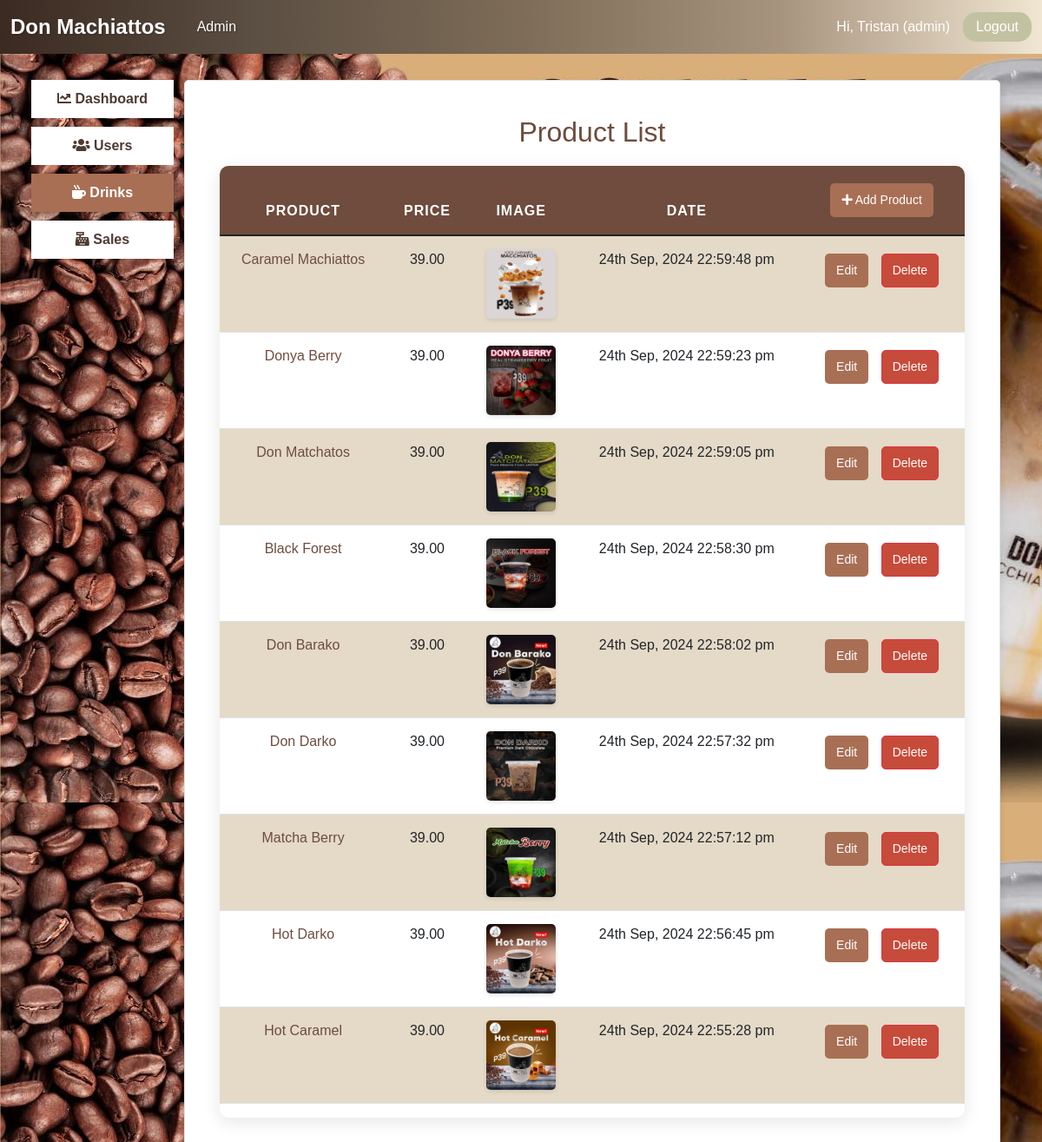
The page /index.php?page_name=admin&tab=products (signed in) on the database its author committed.
### tables this page shows
CREATE TABLE `drinks` (
  `id` int(11) NOT NULL,
  `description` varchar(50) NOT NULL,
  `qty` int(11) NOT NULL DEFAULT 1,
  `amount` decimal(10,2) NOT NULL DEFAULT 0.00,
  `image` varchar(500) NOT NULL,
  `user_id` varchar(60) NOT NULL,
  `date` datetime NOT NULL,
  `views` int(11) NOT NULL DEFAULT 0,
  `status` varchar(20) DEFAULT 'active'
);

### app/core/init.php (called while the page is built, shortened)
<?php
require "../app/core/functions.php";
require "../app/core/database.php";
function my_function($classname)
{
    $filename = "../app/models/" .ucfirst($classname) . ".php";
}

### app/models/Auth.php (called while the page is built, shortened)
<?php
class Auth
{
    public static function get($column)
    {
        if(!empty($_SESSION['USER'][$column])){
            return $_SESSION['USER'][$column];
        }
        return "Unknown";
    }
    public static function logged_in()
    {
        if(!empty($_SESSION['USER'])){
            $db = new Database();
            if($db->query("select * from users where email = :email limit 1",['email'=>$_SESSION['USER']['email']]))
            {
                return true;
            }
        }
        return false;
    }
    public static function access($role)
    {
        $access['admin']        = ['admin'];
        $access['supervisor']   = ['admin','supervisor'];
        $access['cashier']      = ['admin','supervisor','cashier'];
        $myrole =self::get('role');
        if(in_array($myrole, $access[$role]))
        {
            return true;
        }
        return false;
    }
}

### app/core/functions.php (called while the page is built, shortened)
<?php
function esc($str){
    return htmlspecialchars($str);
}
function auth($column)
{
    if(!empty($_SESSION['USER'][$column])){
        return $_SESSION['USER'][$column];
    }
    return "Unknown";
}
function crop($filename,$size = 400,$type = 'product')
{
    $ext = strtolower(pathinfo($filename,PATHINFO_EXTENSION));
    $cropped_file = preg_replace("/\.$ext$/", "_cropped.".$ext, $filename);
    if(file_exists($cropped_file))
    {
        return $cropped_file;
    }
    return $cropped_file;
}

### app/core/database.php (called while the page is built)
<?php
class Database
{
    private function db_connect(){
        $DBHOST = "localhost";
        $DBNAME = "don_mac";
        $DBUSER = "root";
        $DBPASS = "";
        $DBDRIVER = "mysql";
        try{
            $con = new PDO("$DBDRIVER:host=$DBHOST;dbname=$DBNAME",$DBUSER,$DBPASS);
        }catch(PDOException $e){
            echo $e->getMessage();
        }
        return $con;
    }
    public function query($query,$data = array()){
        $con = $this->db_connect();
        $smt = $con->prepare($query);
        $check = $smt->execute($data);
        if ($check)
        {
            $result = $smt->fetchAll(PDO::FETCH_ASSOC);
            if(is_array($result) && count($result) > 0){
                return $result;
            }
        }
        return false;
    }
}

### app/views/admin/products.view.php (the view, shortened to what this page needs)
<div class="container mt-4">
    <div class="row">
        <div class="col-md-12">
            <h2 class="text-center" style="color: #6f4c3e;">Product List</h2>
            <div class="table-responsive">
                <table class="table table-striped">
                    <thead>
                        <tr>
                            <th>Product</th>
                            <th>Price</th>
                            <th>Image</th>
                            <th>Date</th>
                            <th>
                                <a href="index.php?page_name=drinks-new">
                                    <button class="btn btn1 btn-sm"><i class="fa fa-plus"></i> Add Product</button>
                                </a>
                            </th>
                        </tr>
                    </thead>
                    <tbody>
                        <?php if (!empty($products)): ?>
                            <?php foreach ($products as $product): ?>
                                <tr>
                                    <td>
                                        <a href="index.php?page_name=product-single&id=<?=$product['id']?>" style="color: #6f4c3e; text-decoration: none;">
                                            <?=esc($product['description'])?>
                                        </a>
                                    </td>
                                    <td><?=esc($product['amount'])?></td>
                                    <td>
                                        <img src="<?=crop($product['image'])?>" class="product-image" alt="<?=esc($product['description'])?>">
                                    </td>
                                    <td><?=date("jS M, Y H:i:s a", strtotime($product['date']))?></td>
                                    <td>
                                        <a href="index.php?page_name=drinks-edit&id=<?=$product['id']?>">
                                            <button class="btn btn1 btn-sm">Edit</button>
                                        </a>
                                        <a href="index.php?page_name=drinks-delete&id=<?=$product['id']?>">
                                            <button class="btn btn-danger btn-sm">Delete</button>
                                        </a>
                                    </td>
                                </tr>
                            <?php endforeach; ?>
                        <?php else: ?>
                            <tr>
                                <td colspan="6" class="no-products">No products found.</td>
                            </tr>
                        <?php endif; ?>
                    </tbody>
                </table>
            </div>
        </div>
    </div>
</div>

### public/index.php (shortened to what this page needs)
<?php
require "../app/core/init.php";
$controller = $_GET['page_name'] ?? "home";
$controller = strtolower($controller);
if(file_exists("../app/controllers/".$controller . ".php"))
{
    require "../app/controllers/".$controller . ".php";
}else{
    echo "controller not found";
}
?>

### app/controllers/admin.php (shortened to what this page needs)
<?php
$tab = $_GET['tab'] ?? 'dashboard';
if($tab == "products")
{
    $productClass = new Product();
    $products = $productClass->query("select * from drinks order by id desc");
}
if(Auth::access('supervisor')){
    require views_path('admin/admin');
}else{
    Auth::setMessage("You don't have access to the admin page");
    require views_path('auth/denied');
}

### app/views/partials/header.view.php (shortened to what this page needs)
<!DOCTYPE html>
<html lang="en">
<head>
    <link rel="stylesheet" type="text/css" href="assests/css/bootstrap.min.css">
    <link rel="stylesheet" type="text/css" href="assests/css/all.min.css">
    <link rel="stylesheet" type="text/css" href="assests/css/main.css">
</head>
<body>
    <?php
        $no_nav[] = "login";
    ?>
    <?php if(!in_array($controller, $no_nav)):?>
        <?php require views_path('partials/nav');?>
    <?php endif;?>
    <div class="container-fluid" style="min-width: 350px;">

### app/views/partials/nav.view.php (shortened to what this page needs)
<nav class="navbar navbar-expand-lg" style="background: linear-gradient(to right, #3b2a21, #5c4f43, #7d6c57, #a8947e, #f0e6d2); min-width: 350px;">
    <div class="container-fluid">
        <a class="navbar-brand" href="index.php?page_name=home" style="font-weight: bold; font-size: 1.5rem; color: #ffffff; text-shadow: 1px 1px 2px rgba(0, 0, 0, 0.2);"><?= esc(APP_NAME) ?></a>
        <div class="collapse navbar-collapse" id="navbarContent" style="flex-grow: 1; justify-content: space-between;">
            <ul class="navbar-nav me-auto">
                <?php if(Auth::access('supervisor')): ?>
                    <li class="nav-item">
                        <a class="nav-link" href="index.php?page_name=admin" style="color: #ffffff; font-weight: 500; padding-left: 20px; padding-right: 20px; text-shadow: 1px 1px 2px rgba(0, 0, 0, 0.3);">Admin</a>
                    </li>
                <?php endif; ?>
            </ul>
            <?php if(Auth::logged_in()): ?>
                <ul class="navbar-nav ms-auto">
                    <li class="nav-item" style="color: #ffffff; padding-right: 15px;margin-top: 5px;">
                        Hi, <?= auth('username') ?> (<?= Auth::get('role') ?>)
                    </li>
                    <li class="nav-item">
                        <a class="nav-link" href="index.php?page_name=logout" style="color: #ffffff; background-color: #c2c2a3; border-radius: 15px; padding: 5px 15px; text-shadow: none; transition: background-color 0.3s ease-in-out;">Logout</a>
                    </li>
                </ul>
            <?php endif; ?>
        </div>
    </div>
</nav>

### app/views/admin/admin.view.php (shortened to what this page needs)
<?php require views_path('partials/header'); ?>
<div class="dashboard">
    <div class="container-fluid row">
        <div class="col-12 col-sm-4 col-md-3 col-lg-2">
            <ul class="list-group">
                <a href="index.php?page_name=admin&tab=dashboard">
                    <li class="list-group-item <?=!$tab || $tab == 'dashboard'?'active':''?>">
                        <i class="fa fa-chart-line"></i> Dashboard
                    </li>
                </a>
                <a href="index.php?page_name=admin&tab=users">
                    <li class="list-group-item <?=$tab=='users'?'active':''?>">
                        <i class="fa fa-users"></i> Users
                    </li>
                </a>
                <a href="index.php?page_name=admin&tab=products">
                    <li class="list-group-item <?=$tab=='products'?'active':''?>">
                        <i class="fa fa-mug-hot"></i> Drinks
                    </li>
                </a>
                <a href="index.php?page_name=admin&tab=sales">
                    <li class="list-group-item <?=$tab=='sales'?'active':''?>">
                        <i class="fa fa-cash-register"></i> Sales
                    </li>
                </a>
            </ul>
        </div>
        <div class="border col p-3 content">
            <?php
                switch ($tab) {
                    case 'products':
                        require views_path('admin/products');
                        break;
                }
            ?>
        </div>
    </div>
</div>
<?php require views_path('partials/footer'); ?>

### app/views/partials/footer.view.php (shortened to what this page needs)
    </div>
</body>
</html>

### public/assests/css/main.css (style rules this page uses)
body a { text-decoration: none; }

### app/views/partials/header.view.php (style rules this page uses)
body { background-color: #f9f5f1; font-family: 'Arial', sans-serif; }

### app/views/admin/admin.view.php (style rules this page uses)
body { background-image: url("assests/images/background.jpg"); font-family: 'Arial', sans-serif; }
.dashboard { margin-top: 30px; }
.list-group-item { background-color: #ffffff; color: #4e3b32; transition: background-color 0.3s, box-shadow 0.3s; border: none; margin-bottom: 10px; padding: 10px 20px; border-radius: 30px; text-align: center; font-weight: bold; cursor: pointer; }
.list-group-item.active { background-color: #a86f55; color: white; box-shadow: 0 4px 8px rgba(0, 0, 0, 0.2); }
.content { border: 1px solid #ccc; border-radius: 5px; padding: 20px; background-color: #ffffff; box-shadow: 0 4px 8px rgba(0, 0, 0, 0.1); }

### app/views/admin/products.view.php (style rules this page uses)
body { font-family: 'Arial', sans-serif; background-color: #f9f5f1; color: #4e3b32; }
.table-responsive { margin: 20px auto; border-radius: 10px; overflow: hidden; box-shadow: 0 5px 20px rgba(0, 0, 0, 0.1); background-color: #ffffff; }
.table { width: 100%; border-collapse: collapse; }
.table th, .table td { padding: 15px; text-align: center; }
.table th { background-color: #6f4c3e; color: #ffffff; font-weight: bold; text-transform: uppercase; letter-spacing: 1px; }
.table-striped tbody tr:nth-of-type(odd) { background-color: #f0e6d2; }
.btn { margin: 5px; border-radius: 5px; padding: 8px 12px; transition: background-color 0.3s, transform 0.3s; }
.btn1 { background-color: #a86f55; color: white; }
.btn-danger { background-color: #c74b3a; color: white; }
.product-image { width: 80px; height: 80px; object-fit: cover; border-radius: 5px; box-shadow: 0 2px 5px rgba(0, 0, 0, 0.1); }

### rows shown on the page
drinks: description "Caramel Machiattos", amount "39.00", shows a picture, date "24th Sep, 2024 22:59:48 pm"
drinks: description "Donya Berry", amount "39.00", shows a picture, date "24th Sep, 2024 22:59:23 pm"
drinks: description "Don Matchatos", amount "39.00", shows a picture, date "24th Sep, 2024 22:59:05 pm"
drinks: description "Black Forest", amount "39.00", shows a picture, date "24th Sep, 2024 22:58:30 pm"
drinks: description "Don Barako", amount "39.00", shows a picture, date "24th Sep, 2024 22:58:02 pm"
drinks: description "Don Darko", amount "39.00", shows a picture, date "24th Sep, 2024 22:57:32 pm"
drinks: description "Matcha Berry", amount "39.00", shows a picture, date "24th Sep, 2024 22:57:12 pm"
drinks: description "Hot Darko", amount "39.00", shows a picture, date "24th Sep, 2024 22:56:45 pm"
drinks: description "Hot Caramel", amount "39.00", shows a picture, date "24th Sep, 2024 22:55:28 pm"

### other values the page prints
APP_NAME "Don Machiattos"
auth('username') "Tristan"
Auth::get('role') "admin"
